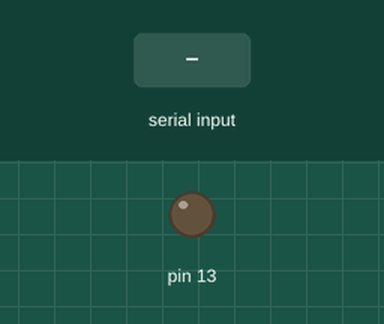
The sketch below on a simulated Arduino Uno, built with avr-gcc and run on an emulated ATmega328P. Parts: output pins drawn as LEDs (lit = HIGH). The test bench sets the inputs (shaded band).

Above: at 1.2 s.
1.3 s: "H" received over Serial
At 2.3 s:
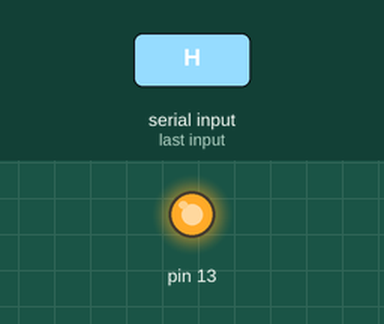
2.8 s: "L" received over Serial
At 3.4 s:
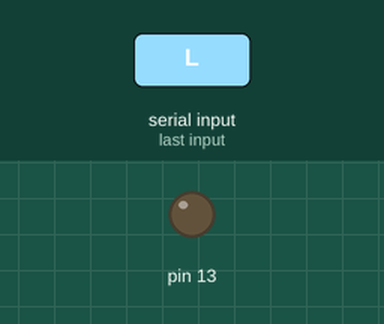
Timing chart, 0 to 5.8 s (numbered marks = the images above; inputs shaded):
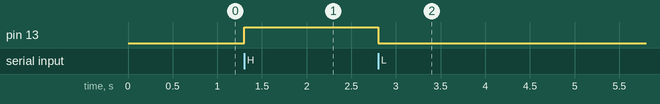

Measured:
- after the input at 1.3 s, pin 13: LOW → HIGH at once
- after the input at 2.8 s, pin 13: HIGH → LOW at once

The sketch:

TX_RX.ino
```cpp
char str[4];
int i = 0;

void setup() {
  Serial.begin(9600);
  //Serial1.begin(9600);
  pinMode (13, OUTPUT);
}

void loop() {
  pl_1();
}

void pl_1() {
  if (Serial.available() > 0) {
    i = Serial.read();
    if (i == 'H') {
      digitalWrite(13, 1);
    }
    if (i == 'L') {
      digitalWrite(13, 0);
    }
  }
}

void pl_2() {
  Serial.print('H');
  delay(500);
  Serial.print('L');
  delay(500);
}
```
